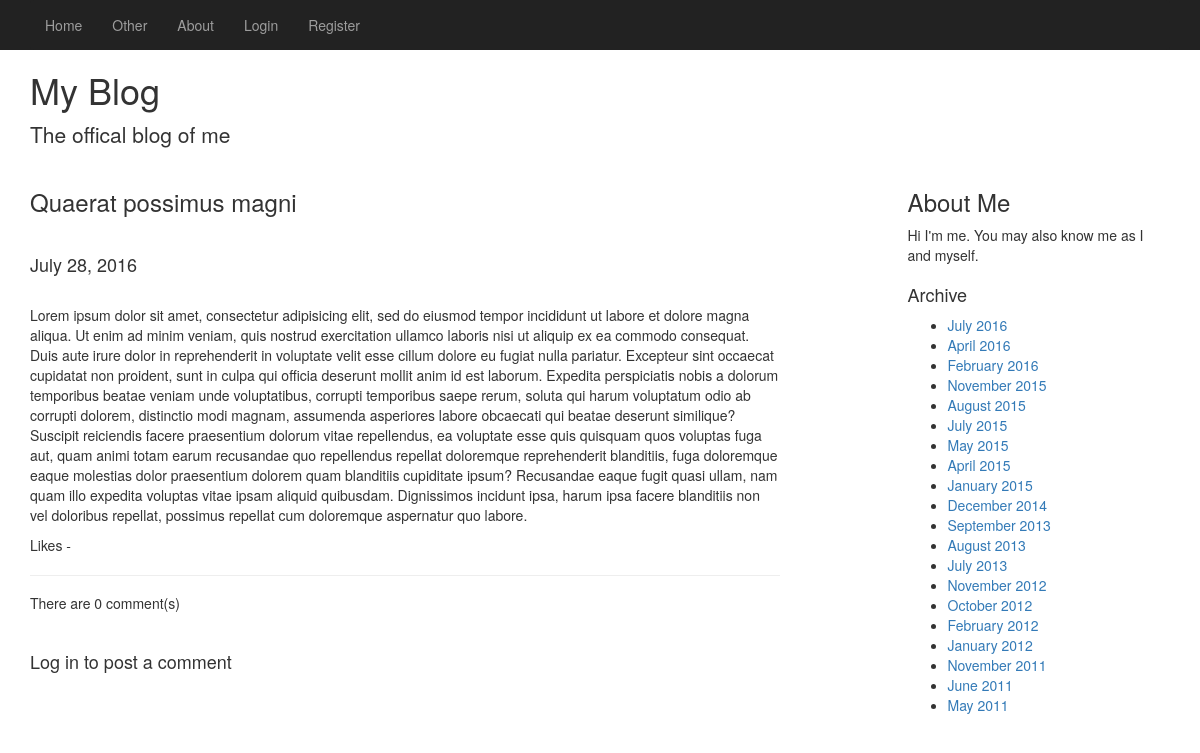
The page /blog/post/quaerat-possimus-magni/ on the database as committed earlier.
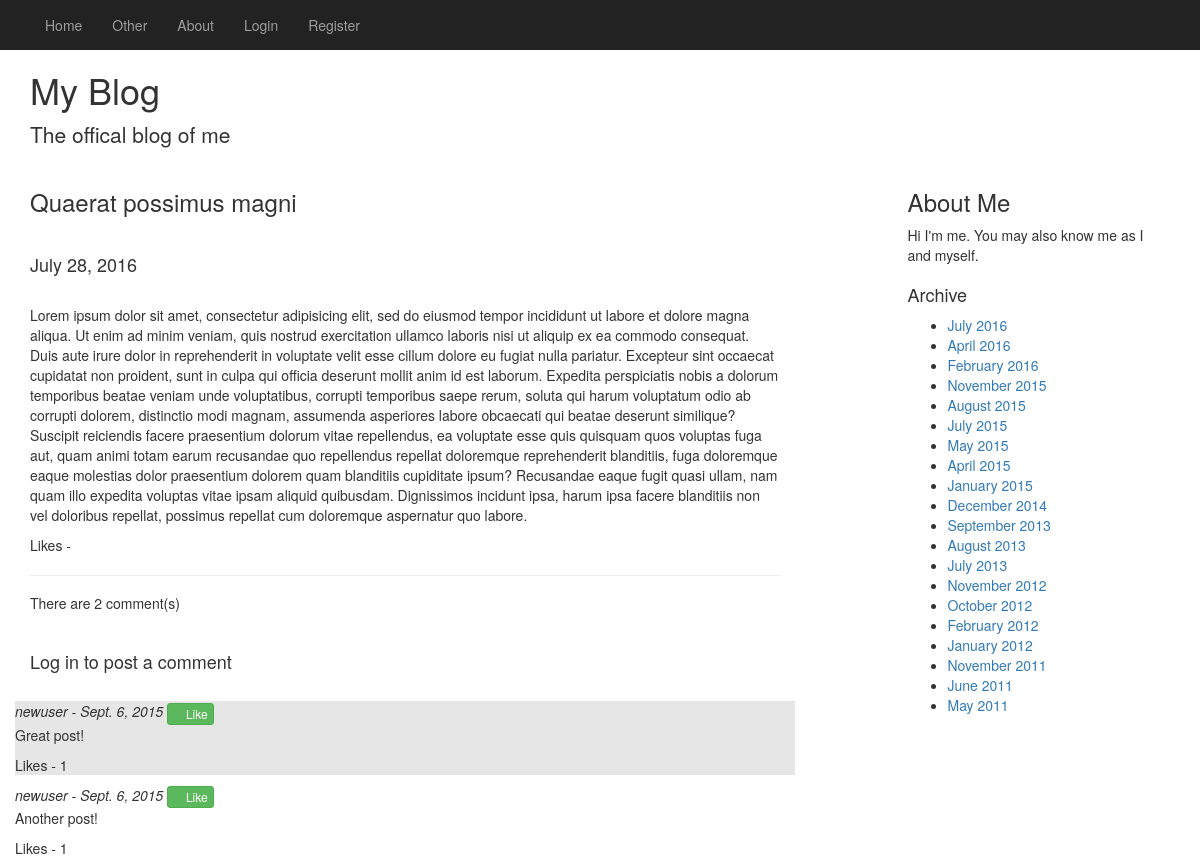
The same page on the database as committed later.
### blog/models.py (models this page shows, shortened)
class BlogPost(models.Model):
    title = models.CharField(max_length=128)
    author = models.CharField(max_length=64)
    pubDate = models.DateField()
    slug = models.SlugField()
    body = models.TextField()
    summary = models.TextField()

class Comment(models.Model):
    parent = models.ForeignKey(BlogPost)
    author = models.CharField(max_length=64)
    pubDate = models.DateField()
    body = models.TextField()
    likes = models.IntegerField(default=0)

### blog/views.py (the view)
# urls.py: url(r'^post/(?P<blog_post_slug>[\w\-]+)/$', views.blogPost, name='post'),
def blogPost(request, blog_post_slug):
    context_dict = {}
    try:
        post = BlogPost.objects.get(slug=blog_post_slug)
        comments = Comment.objects.filter(parent=post)
        context_dict['post'] = post
        context_dict['comments'] = comments
        context_dict['num_comments'] = len(comments)
    except BlogPost.DoesNotExist:
        pass
    return render(request, 'blog/post.html', context_dict)

### blog/templatetags/blog_extras.py (called while the page is built)
@register.inclusion_tag('blog/comment_template.html')
def generate_comments(comment, user):
    if user >= 0:
        isLiked = UserLikes.objects.get_or_create(user=user, comment=comment)[0]
    if user >= 0 and isLiked.liked:
        btn_classes = "btn btn-success btn-xs likebtn liked"
    else:
        btn_classes = "btn btn-success btn-xs likebtn"
    context_dict = {"classes": btn_classes, "comment": comment}
    return context_dict

@register.inclusion_tag('blog/archive_template.html')
def print_dates():
    dates = []
    archives = []
    posts = BlogPost.objects.all().order_by('-pubDate')
    for post in posts:
        date = post.pubDate.strftime("%B %Y")
        if date not in dates:
            dates.append(date)
            archives.append((date, slugify(date)))
    context_dict = {'archives': archives}
    return context_dict

### templates/blog/post.html (shortened to what this page needs)
{% extends "blog/base.html" %}
{% load staticfiles %}
{% load blog_extras %}
{% if post %}
    {% block body_block %}
        <h3>{{ post.title }}</h3>
        <br/>
        <h4>{{ post.pubDate }}</h4>
        <br/>
        <p>{{ post.body }}</p>
        <p>Likes - {{ post.likes }}</p>
        <hr/>
        <h5>There are <span id="num">{{ num_comments }}</span> comment(s)</h5>
        <br/>
        {% if user.is_authenticated %}
            <h4>Post a comment</h4>
            <form id="comment_form" method="" action="">
            {% csrf_token %}
            <textarea id="comment_area" name="comment_area" rows="5" cols="50"></textarea>
                <br/>
                <input type="submit" name="submit" value="Submit"/>
            </form>
        {% else %}
            <h4>Log in to post a comment</h4>
        {% endif %}
        <br/>
        {% if comments %}
            <div class="row" id="comments">
            {% for c in comments %}
                {% if user.is_authenticated %}
                    {% generate_comments c user %}
                {% else %}
                    {% generate_comments c -1 %}
                {% endif %}
            {% endfor %}
            </div>
        {% endif %}
    {% endblock %}
{% else %}
    <h1><strong>No blog post found by that name</strong></h1>
{% endif %}

### templates/blog/base.html (shortened to what this page needs)
<!DOCTYPE html>
{% load staticfiles %}
{% load blog_extras %}
<html>
<head>
    <link rel="stylesheet" href="{% static 'bootstrap/css/bootstrap.css' %}">
    <link rel="stylesheet" href="{% static 'css/base.css' %}">
</head>
<body>
    <div class="blog-masthead">
        <div class="container">
            <nav class="navbar navbar-inverse">
                <ul class="nav navbar-nav">
                    <li><a class="nav-item" href="{% url 'index' %}">Home</a></li>
                    <li><a class="nav-item" href="#">Other</a></li>
                    <li><a class="nav-item" href="#">About</a></li>
                    {% if not user.is_authenticated %}
                    <li><a class="nav-item" href="{% url 'login' %}">Login</a></li>
                    <li><a class="nav-item" href="{% url 'register' %}">Register</a></li>
                    {% else %}
                    <li><a class="nav-item" href="{% url 'logout' %}">Logout</a></li>
                    {% endif %}
                </ul>
            </nav>
        </div>
    </div>
    <div class="container">
        <div class="header">
            <h1>My Blog</h1>
            <p class="lead">
                The offical blog of me
            </p>
        </div>
        <div class="row">
            <div class="col-sm-8">
                {% block body_block %}{% endblock %}
            </div>
            <div class="col-sm-3 col-sm-offset-1 sidebar">
                {% block sidebar %}
                    <div class="row">
                        <div class="col-sm-12">
                            <h3>About Me</h3>
                            <p>Hi I'm me. You may also know me as I and myself.</p>
                        </div>
                    </div>
                    <div class="row">
                        <div class = "col-sm-12">
                            <h4>Archive</h4>
                            <ul id="archivelist">
                                {% print_dates %}
                            </ul>
                        </div>
                    </div>
                {% endblock %}
            </div>
        </div>
    </div>
</body>
</html>

### templates/blog/comment_template.html
<div class="comment">
    <em>{{ comment.author }} - {{ comment.pubDate }}</em>
    <button id="{{ comment.pk }}" role="button" class="{{ classes }}" type="button">
    <span class="glyphicon glyphicon-thumbs-up"></span>
    Like
    </button>
    <br/>
    <p>{{ comment.body }}</p>
    <p>Likes - <span id="{{ comment.pk }}_likes">{{ comment.likes }}</span></p>
</div>

### templates/blog/archive_template.html
{% if archives %}
    {% for a in archives %}
        <li><a href="{% url 'archive' a.1 %}">{{ a.0 }}</a></li>
    {% endfor %}
{% else %}
    Looks like there haven't been any blog entries yet...
{% endif %}

### static/css/base.css (style rules this page uses)
.blog-masthead { background-color: #222; overflow: hidden; }
.blog-masthead > .container { height: 50px; }
.navbar-inverse { border-width: 0px; }
.comment:nth-child(odd) { background-color: #E6E6E6; }

Rows that differ between the two databases and show on the page:
added Comment: author "newuser", pubDate "Sept. 6, 2015", body "Great post!", likes "1"
added Comment: author "newuser", pubDate "Sept. 6, 2015", body "Another post!", likes "1"
Other text that changed with them:
{{ num_comments }}: "0" → "2"
